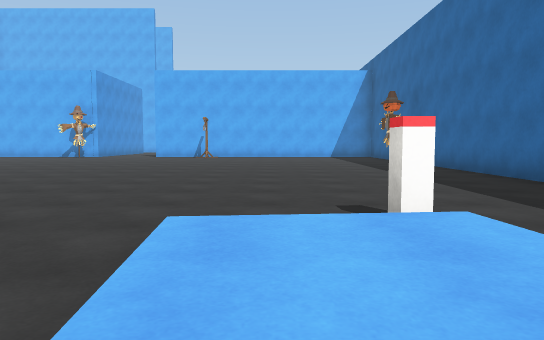
View 1 (above)

24 first-person views from a walk through a scene from a Unity 3-D project. The camera is 1.2 m above the floor, tilts 4° down and sees 70° across. The floor is counted in squares, 2 m on a side. Each view is taken from the middle of a square. On the plan, view 1 faces up. The plan holds only what a view shows up to about 11 squares ahead; the rest is blank. The place goes on beyond the plan. The player character is not drawn. Some surface patterns are stand-ins.

View 2
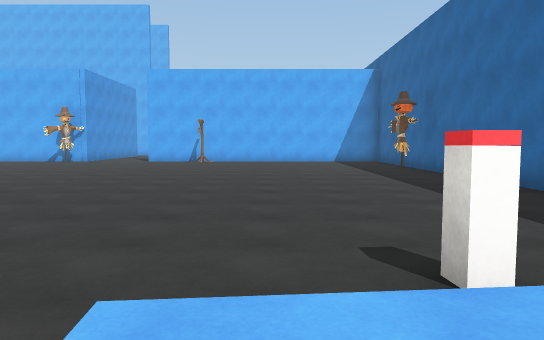

View 3
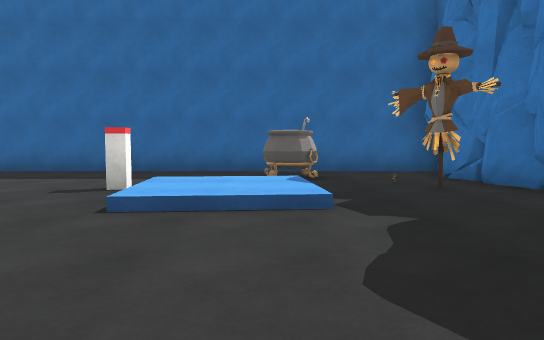

View 4
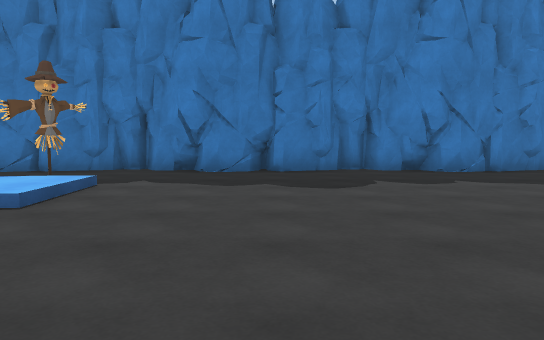

View 5
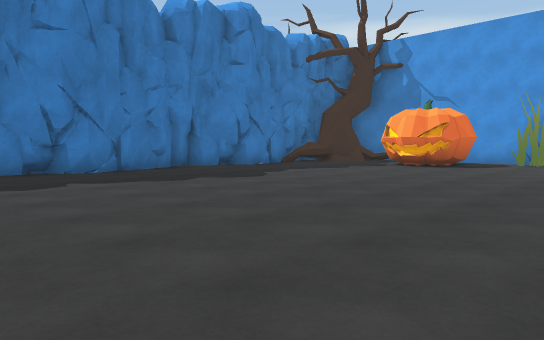

View 6
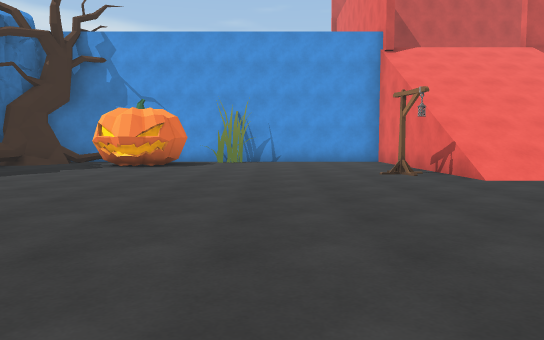

View 7
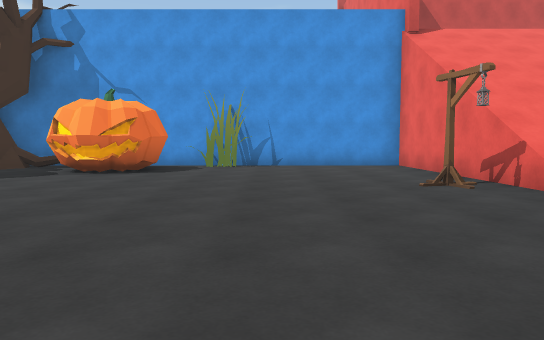

View 8
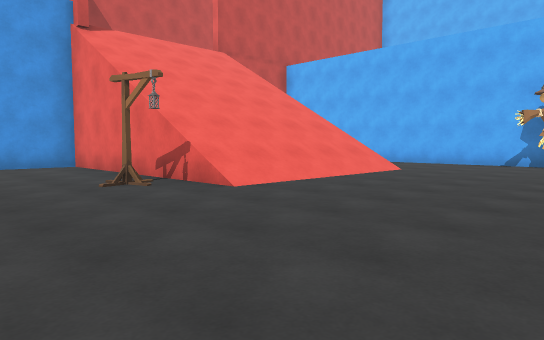

View 9
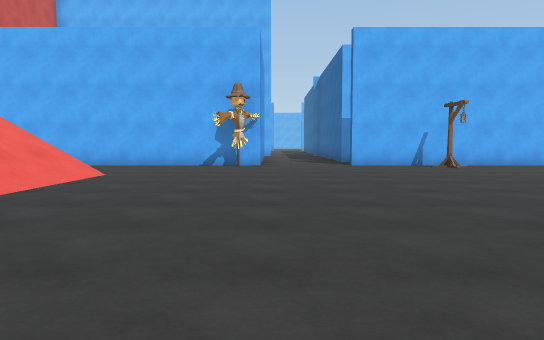

View 10
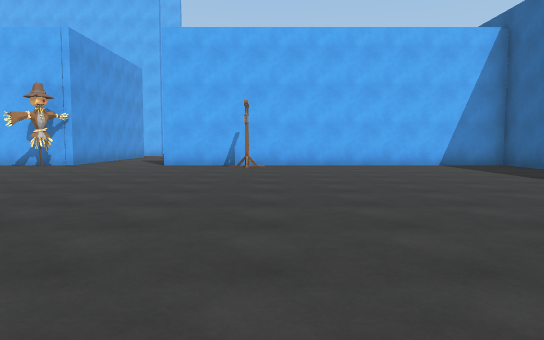

View 11
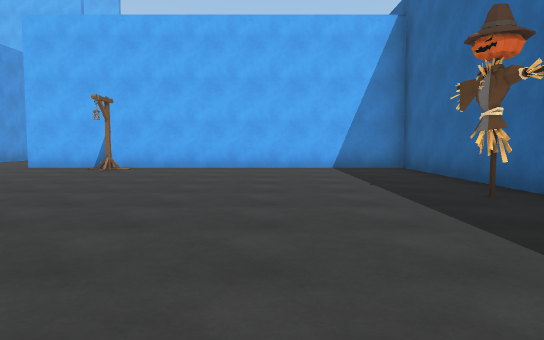

View 12
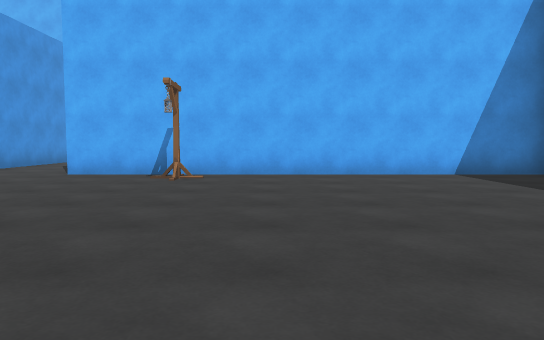

View 13
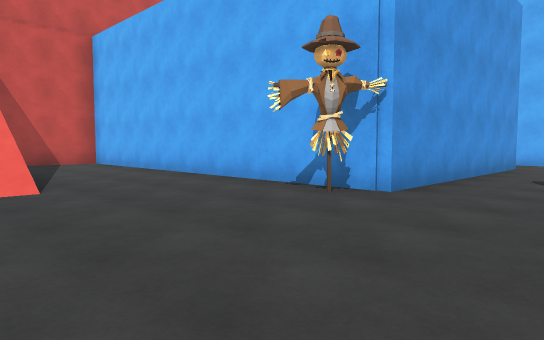

View 14
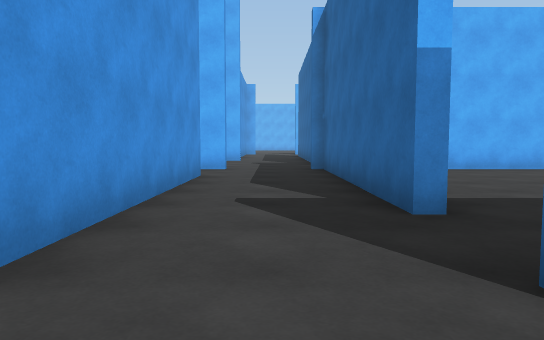

View 15
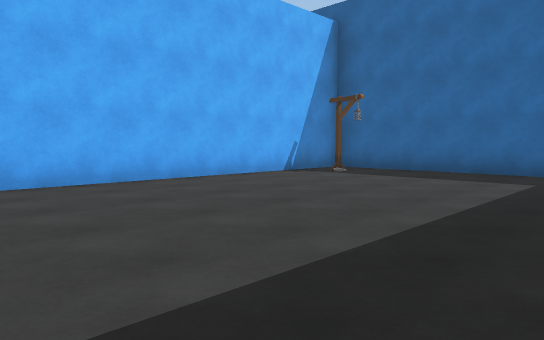

View 16
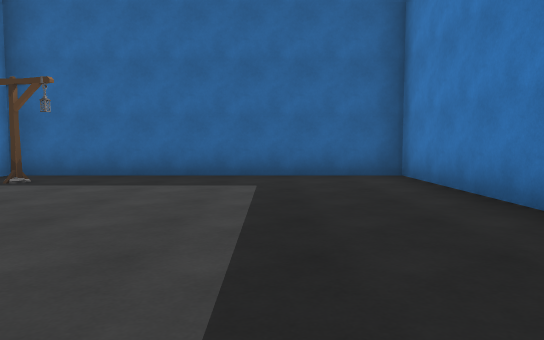

View 17
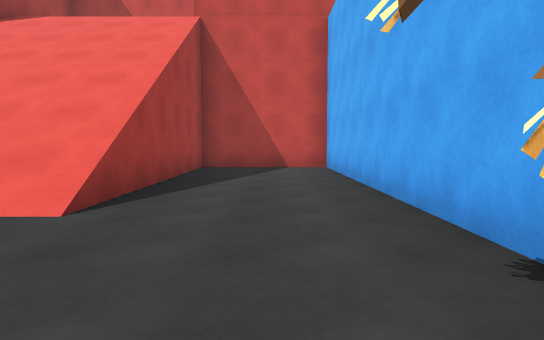

View 18
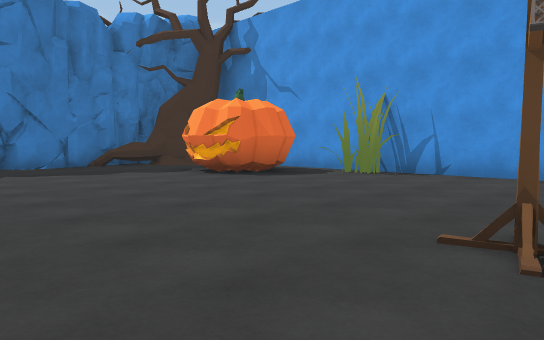

View 19
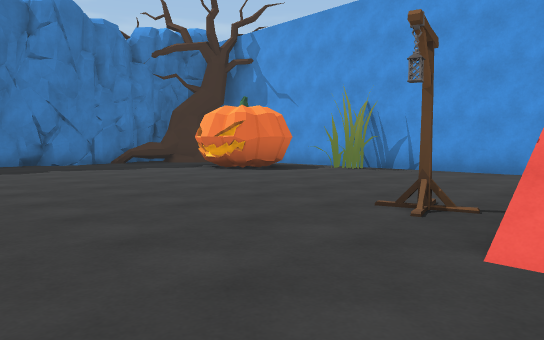

View 20
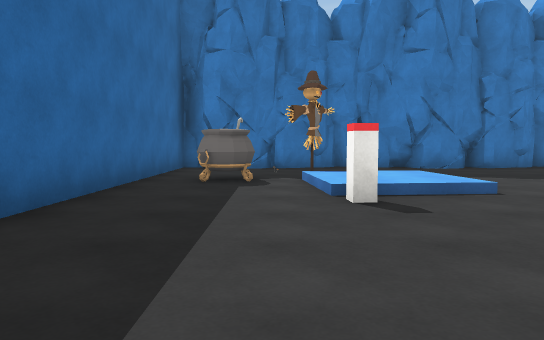

View 21
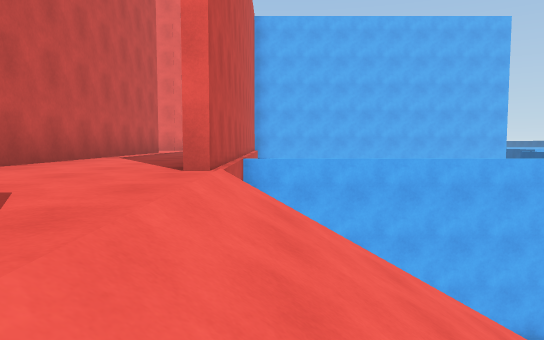

View 22
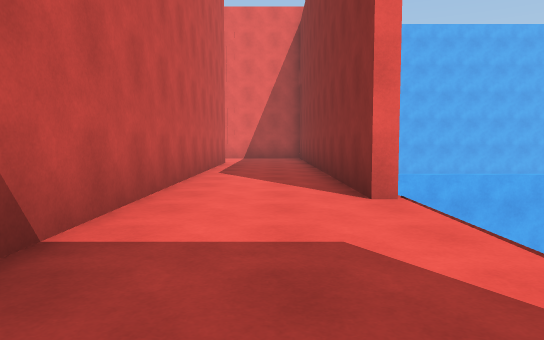

View 23
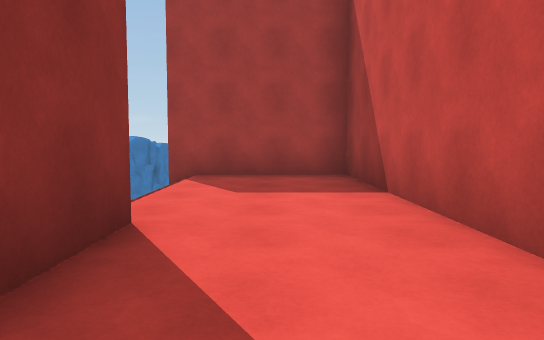

View 24
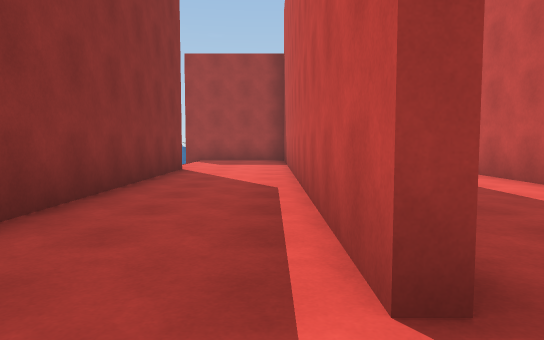

### Floor plan
Key: @ floor where view 1 was taken; # wall or solid block; . main floor; : floor 0.25 m higher than the main floor; + floor 7.25 m higher than the main floor; / step, stairs or slope; O other object.
Columns run from 23 left of view 1 to 5 right of it. Each row starts with its distance up from view 1.
 26                 ..
 25                 ...
 24                #..###########
 23                 ..# ........#
 22     +          #..# ........#
 21    +++         #..#.........#
 20   +#++#        #..#.........#
 19   +#++#        #..#.........#
 18  ++#++#        #............#
 17  + #++##########..###########
 16 #+ #++#........O............#
 15 #  #++#.....................#
 14    #++#.....................#
 13    #+++///////..............#
 12    #+++///////..............#
 11    #+++///////............O.#
 10    #+++///////..............#
  9    #+++///////..............#
  8    ####.....................#
  7       #.....................#
  6       #.....................#
  5       #.....................#
  4        O....................#
  3        #................O...#
  2        #OO.............::...#
  1        O O.............::.O.#
  0         ...............@....#
 -1        ##...............OO..#
 -2        ######...##...#....#.#
 -3         ##  #################

Where each view was taken, in squares from view 1:
view 1: 0 up, 0 right, facing up
view 2: 1 up, 0 right, facing up
view 3: 1 up, 4 left, facing right
view 4: 6 up, 3 left, facing down
view 5: 6 up, 4 left, facing down-left
view 6: 5 up, 4 left, facing left
view 7: 5 up, 6 left, facing left
view 8: 5 up, 6 left, facing up-left
view 9: 6 up, 7 left, facing up
view 10: 6 up, 2 left, facing up
view 11: 7 up, 1 right, facing up
view 12: 9 up, 1 left, facing up
view 13: 12 up, 5 left, facing up-left
view 14: 15 up, 6 left, facing up
view 15: 18 up, 4 left, facing up-right
view 16: 19 up, 3 left, facing right
view 17: 15 up, 7 left, facing left
view 18: 8 up, 9 left, facing down-left
view 19: 9 up, 8 left, facing down-left
view 20: 7 up, 2 right, facing down
view 21: 9 up, 16 left, facing up
view 22: 9 up, 18 left, facing up
view 23: 16 up, 18 left, facing down
view 24: 22 up, 19 left, facing down
